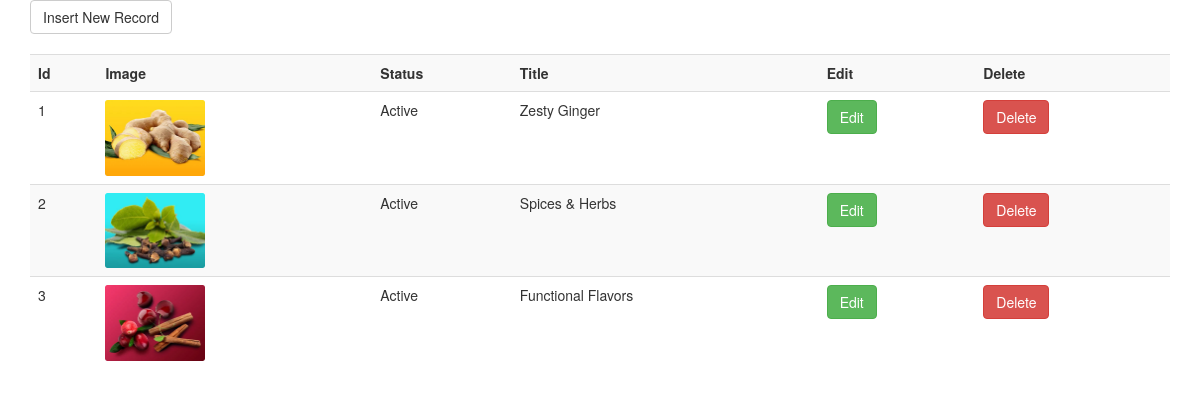
The app's page /admin/ourbenefitspanel.php with its own data.
### tables this page shows
CREATE TABLE `cms` (
  `id` int(11) NOT NULL,
  `title` varchar(100) NOT NULL,
  `description` text NOT NULL,
  `status` tinyint(4) NOT NULL DEFAULT 1,
  `image` varchar(500) NOT NULL
);

### admin/ourbenefitspanel.php (the view, shortened to what this page needs)
<!DOCTYPE html>
<html>
  <link rel="stylesheet" type="text/css" href="css/style.css">
  <link href="css/bootstrap.min.css" rel="stylesheet">
<body>
  <div class="container">
    <?php
include('connection.php');
$sql5 = "SELECT * FROM cms";
$result_5 = mysqli_query($conn, $sql5);
echo "
<form><a href='insert_benefit.php'><button type='button' class='btn btn-default' style='margin-bottom:20px;''>Insert New Record</button></a></form>
<table class='table table-striped'>
<tr>
<th>Id</th>
<th>Image</th>
<th>Status</th>
<th>Title</th>
<th>Edit</th>
<th>Delete</th>
</tr>";
if (mysqli_num_rows($result_5) > 0)
    {
      while ($row = mysqli_fetch_assoc($result_5)){
        echo "<tr>";
          echo "<td>" . $row['id'] . "</td>";
          echo "<td>" . " <img src='".$row['image']."' style='width:100px;'> " . "</td>";
          if($row['status']==1){
            echo "<td>" . "Active" . "</td>";
          }else{
            echo "<td>" . "Inactive" . "</td>";
          }
          echo "<td>" . $row['title'] . "</td>";
          echo "<td>"; ?> <a href="edit_benefit.php?id=<?php echo $row['id'];  ?>"><button type="button" class="btn btn-success">Edit</button></a>  <?php echo "</td>";
          echo "<td>"; ?> <a href="delete_benefit.php?id=<?php echo $row['id'];  ?>"><button type="button" class="btn btn-danger">Delete</button></a> <?php echo "</td>";
          echo "</tr>";
         }
        echo "</table>";
     }
  ?>
</div>
</body>
</html>

### admin/css/style.css (style rules this page uses)
button, input, select, textarea { font-family: inherit; font-size: inherit; line-height: inherit; }

### records on screen
cms: id "1", image (picture), status "Active", title "Zesty Ginger"
cms: id "2", image (picture), status "Active", title "Spices & Herbs"
cms: id "3", image (picture), status "Active", title "Functional Flavors"
